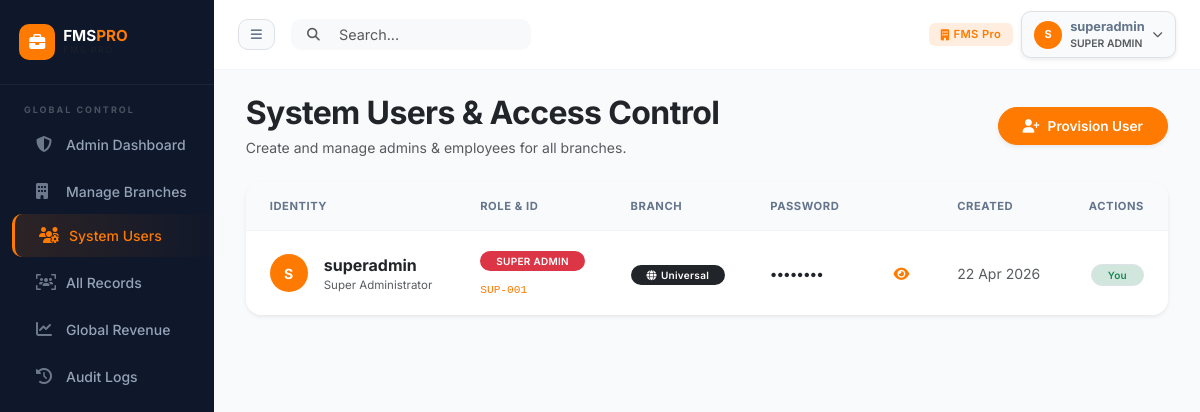
The page /admin/users.php (signed in) on the database its author committed.
### tables this page shows
CREATE TABLE `users` (
  `id`             INT(11)      NOT NULL AUTO_INCREMENT,
  `employee_id`    VARCHAR(50)  DEFAULT NULL COMMENT 'e.g. SCH-ADM-001, REST-EMP-042',
  `full_name`      VARCHAR(100) DEFAULT NULL,
  `username`       VARCHAR(50)  NOT NULL,
  `password`       VARCHAR(255) NOT NULL COMMENT 'Bcrypt hash',
  `plain_password` VARCHAR(255) DEFAULT NULL COMMENT 'Stored for admin reference only',
  `role`           ENUM('super_admin','admin','employee') NOT NULL DEFAULT 'employee',
  `branch_id`      INT(11)      DEFAULT NULL COMMENT 'NULL = universal (super_admin)',
  `created_by`     INT(11)      DEFAULT NULL COMMENT 'Who created this user',
  `is_active`      TINYINT(1)   NOT NULL DEFAULT 1,
  `created_at`     TIMESTAMP    NOT NULL DEFAULT CURRENT_TIMESTAMP,
  PRIMARY KEY (`id`),
  UNIQUE KEY `username` (`username`),
  KEY `branch_id` (`branch_id`),
  CONSTRAINT `users_ibfk_1` FOREIGN KEY (`branch_id`) REFERENCES `branches` (`id`) ON DELETE SET NULL
);

### includes/auth.php (called while the page is built, shortened)
<?php
function isSuperAdmin(): bool {
    return isset($_SESSION['role']) && $_SESSION['role'] === 'super_admin';
}
?>

### admin/users.php (the view, shortened to what this page needs)
<?php
require_once '../includes/auth.php';
include '../includes/header.php';
$is_super = isSuperAdmin();
$my_branch = $_SESSION['branch_id'];
if ($is_super) {
    $users = $conn->query("SELECT u.*, b.branch_name, b.business_type FROM users u LEFT JOIN branches b ON u.branch_id = b.id ORDER BY u.id DESC");
} else {
    $bid = (int)$my_branch;
    $users = $conn->query("SELECT u.*, b.branch_name, b.business_type FROM users u LEFT JOIN branches b ON u.branch_id = b.id WHERE u.branch_id = $bid AND u.role = 'employee' ORDER BY u.id DESC");
}
?>
<div class="animate-up">
<div class="d-flex justify-content-between align-items-center mb-4">
    <div>
        <h2 class="fw-bold text-dark mb-1">
            <?php echo $is_super ? 'System Users & Access Control' : 'My Branch Staff'; ?>
        </h2>
        <p class="text-muted mb-0 small">
            <?php echo $is_super ? 'Create and manage admins & employees for all branches.' : 'Create and manage employees for your branch.'; ?>
        </p>
    </div>
    <button class="btn btn-primary rounded-pill px-4 shadow-sm" data-bs-toggle="modal" data-bs-target="#addUserModal">
        <i class="fas fa-user-plus me-2"></i><?php echo $is_super ? 'Provision User' : 'Add Employee'; ?>
    </button>
</div>
<div class="card glass-card border-0 shadow-sm rounded-4 overflow-hidden">
    <div class="card-body p-0">
        <div class="table-responsive">
            <table class="table table-hover align-middle mb-0">
                <thead class="bg-light">
                    <tr class="small text-muted text-uppercase">
                        <th class="ps-4 py-3">Identity</th>
                        <th class="py-3">Role & ID</th>
                        <th class="py-3">Branch</th>
                        <th class="py-3">Password</th>
                        <th class="py-3">Created</th>
                        <th class="pe-4 py-3 text-end">Actions</th>
                    </tr>
                </thead>
                <tbody>
                <?php if($users && $users->num_rows > 0): while($row = $users->fetch_assoc()): ?>
                <tr>
                    <td class="ps-4">
                        <div class="d-flex align-items-center gap-3">
                            <div class="d-flex align-items-center justify-content-center bg-primary text-white rounded-circle fw-bold" style="width:38px;height:38px;font-size:14px;flex-shrink:0;">
                                <?php echo strtoupper(substr($row['username'],0,1)); ?>
                            </div>
                            <div>
                                <div class="fw-bold text-dark mb-0"><?php echo htmlspecialchars($row['username']); ?></div>
                                <div class="text-muted" style="font-size:0.72rem;"><?php echo htmlspecialchars($row['full_name'] ?? '—'); ?></div>
                            </div>
                        </div>
                    </td>
                    <td>
                        <?php
                        $rbadge = ['super_admin'=>'bg-danger','admin'=>'bg-warning text-dark','employee'=>'bg-info text-dark'];
                        $rc = $row['role']; $bg = $rbadge[$rc] ?? 'bg-secondary';
                        echo "<span class='badge $bg rounded-pill px-3 mb-1'>".strtoupper(str_replace('_',' ',$rc))."</span>";
                        ?>
                        <div><code style="font-size:0.7rem;color:var(--first-color);"><?php echo htmlspecialchars($row['employee_id'] ?? '—'); ?></code></div>
                    </td>
                    <td>
                        <?php if($row['branch_name']): ?>
                            <div class="small fw-semibold text-dark"><i class="fas fa-building me-1 text-primary" style="font-size:0.75rem;"></i><?php echo htmlspecialchars($row['branch_name']); ?></div>
                            <div class="text-muted" style="font-size:0.7rem;"><?php echo ucfirst($row['business_type'] ?? ''); ?></div>
                        <?php else: ?>
                            <span class="badge bg-dark rounded-pill px-3"><i class="fas fa-globe me-1"></i>Universal</span>
                        <?php endif; ?>
                    </td>
                    <td>
                        <div class="input-group input-group-sm" style="max-width:140px;">
                            <input type="password" class="form-control border-0 bg-transparent fw-bold p-0" value="<?php echo htmlspecialchars($row['plain_password'] ?? '••••••••'); ?>" readonly id="pass_<?php echo $row['id']; ?>">
                            <button class="btn btn-sm btn-link text-primary p-0 ms-2" onclick="togglePass(<?php echo $row['id']; ?>)">
                                <i class="fas fa-eye" id="icon_<?php echo $row['id']; ?>"></i>
                            </button>
                        </div>
                    </td>
                    <td class="small text-muted"><?php echo date('d M Y', strtotime($row['created_at'])); ?></td>
                    <td class="pe-4 text-end">
                        <?php if($_SESSION['user_id'] == $row['id']): ?>
                            <span class="badge bg-success-subtle text-success border rounded-pill px-3">You</span>
                        <?php elseif($is_super || ($row['role'] === 'employee')): ?>
                            <a href="?delete=<?php echo $row['id']; ?>" class="btn btn-outline-danger btn-sm rounded-pill px-3" onclick="return confirm('Remove this user?');">
                                <i class="fas fa-user-slash me-1"></i>Revoke
                            </a>
                        <?php else: ?>
                            <span class="badge bg-light text-muted rounded-pill px-3 border">Protected</span>
                        <?php endif; ?>
                    </td>
                </tr>
                <?php endwhile; else: ?>
                <tr><td colspan="6" class="text-center py-5 text-muted">No users found.</td></tr>
                <?php endif; ?>
                </tbody>
            </table>
        </div>
    </div>
</div>
</div>
<?php include '../includes/footer.php'; ?>

### rows shown on the page
users: username "S", username "superadmin", full_name "Super Administrator", role "SUPER ADMIN", employee "SUP-001", created_at "22 Apr 2026", shows "You"

### other values the page prints
$_SESSION['branch_name'] "FMS Pro"
substr($_SESSION['username'], 0, 1) "S"
$_SESSION['username'] "superadmin"
str_replace('_',' ',$_SESSION['role']) "SUPER ADMIN"
